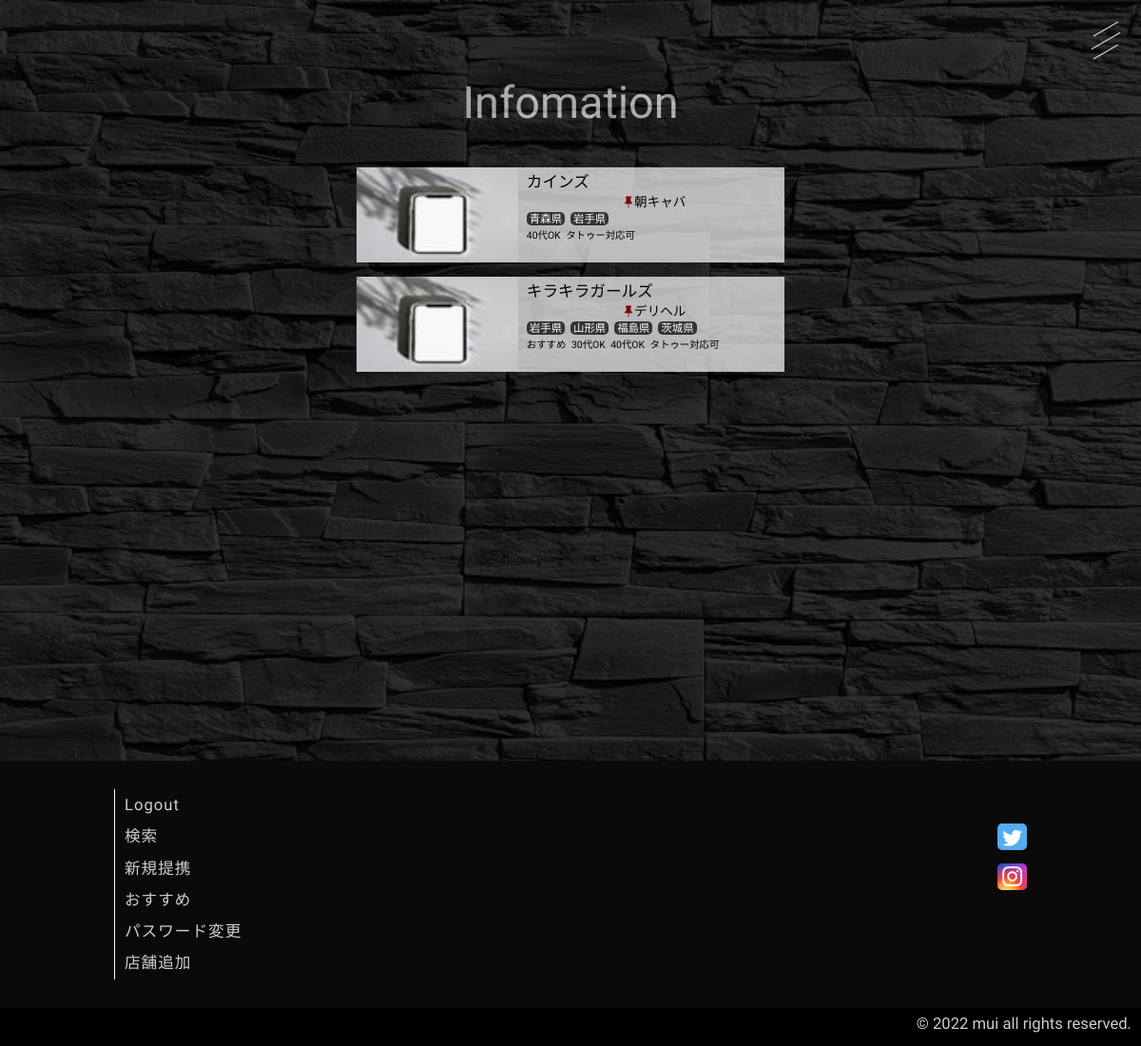
The page /info (signed in) on the database as committed earlier.
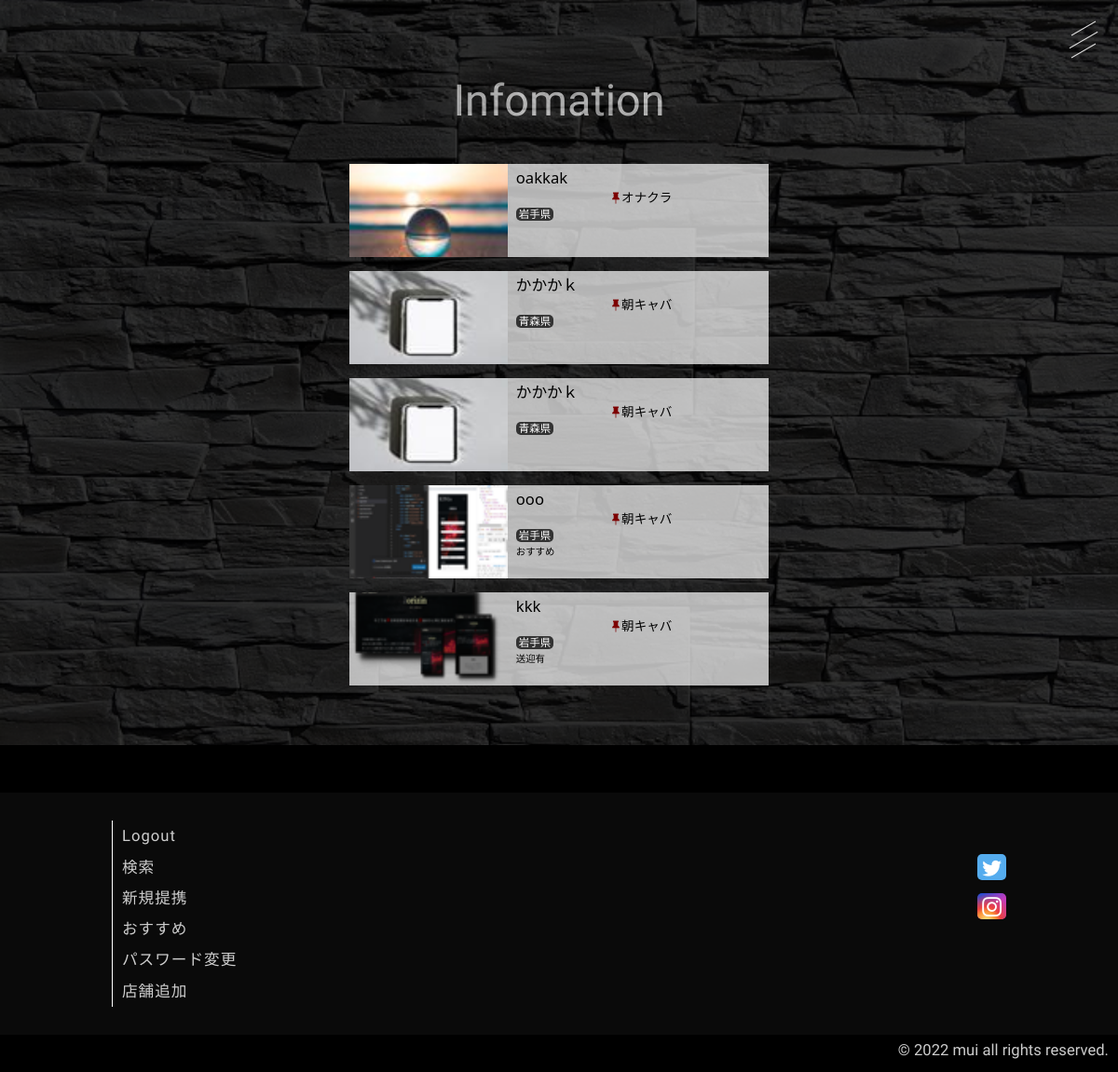
The same page on the database as committed later.
### app.py (models this page shows)
class Store(db.Model):
    __tablename__ = 'stores'
    id = db.Column(db.Integer, primary_key=True)
    name = db.Column(db.String(50), nullable=False)
    industry = db.Column(db.String(20), nullable=False)
    rank = db.Column(db.String(15), nullable=False)
    pref = db.Column(db.String(200), nullable=False)
    area = db.Column(db.String(100))
    store_area = db.Column(db.String(200))
    station = db.Column(db.String(200))
    time = db.Column(db.String(50))
    concept = db.Column(db.String(50))
    age = db.Column(db.String(100))
    salary = db.Column(db.String(400), nullable=False)
    nomination = db.Column(db.String(50))
    guarantee = db.Column(db.String(50))
    face = db.Column(db.String(20))
    dormitory = db.Column(db.String(20))
    sundry = db.Column(db.String(50))
    back = db.Column(db.String(20))
    remark = db.Column(db.String(400))
    store_tag = db.Column(db.String(100))
    search_tag = db.Column(db.String(100))
    created_at = db.Column(db.DateTime, default=datetime.now(pytz.timezone('Asia/Tokyo')))
    store_img = db.Column(db.String(200))

### app.py (the view)
@app.route("/info", methods=['GET'])
@login_required
def info():
    err_msg = "店舗を登録してください"
    store_all = Store.query.order_by(Store.created_at.desc()).limit(5).all()
    return render_template('auth/info.html', err_msg = err_msg, store_all = store_all)

### app.py (called while the page is built)
@login_manager.user_loader
def load_user(user_id):
    return User.query.get(int(user_id))

### templates/auth/info.html (shortened to what this page needs)
{% extends "base.html" %}
{% block header %}
    <div class="burger_btn">
        <span class="bar bar_top"></span>
        <span class="bar bar_mid"></span>
        <span class="bar bar_bottom"></span>
    </div>
{% endblock %}
{% block content %}
{% if not store_all %}
    <div class="search">
        <img src="{{url_for('static', filename='outputs/storeParam(3).jpg')}}" alt="" class="post_img">
        <div class="err_wrapper">
            <h1>No Data</h1>
            <p class="err_msg">＊{{ err_msg }}</p>
            <a href="{{url_for('search')}}" class="err_link">検索ページにジャンプ</a>
        </div>
    </div>
{% else %}
    <div class="search">
        <img src="{{url_for('static', filename='outputs/storeParam(3).jpg')}}" alt="" class="post_img">
        <h1 class="search_title">Infomation</h1>
        <div class="search_post">
            {% for store in store_all %}
            <article class="article_items">
                <a href="{{store.id}}/detail" class="store">
                    <img src="{{url_for('static', filename=store.store_img)}}" alt="" class="store_img">
                    <div class="store_info">
                        <h2 class="name">{{ store.name }}</h2>
                        <p class="industry"><span class="industry_icon bi bi-pin-fill"></span>{{ store.industry }}</p>
                        <p class="pref">
                            {% set list1 = store.pref.split(',') %}
                            {% for pref in list1 %}
                                <span class="pref_text">{{ pref }}</span>
                            {% endfor %}
                        </p>
                        <p class="tag">
                            {% set list3 = store.store_tag.split(',') %}
                            {% for store_tag in list3 %}
                                <span class="tag_text">{{ store_tag }}</span>
                            {% endfor %}
                        </p>
                    </div>
                </a>
            </article>
            {% endfor %}
        </div>
    </div>
{% endif %}
{% endblock %}
{% block footer %}
    <div class="footer_contents">
        <div class="footer_items">
            <a href="{{url_for('logout')}}">Logout</a>
            <a href="{{url_for('search')}}">検索</a>
            <a href="{{url_for('info')}}">新規提携</a>
            <a href="{{url_for('favorite')}}">おすすめ</a>
            {% if current_user.id == 1 %}
                <a href="{{url_for('edit')}}">パスワード変更</a>
                <a href="{{url_for('create')}}">店舗追加</a>
            {% endif %}
        </div>
        <div class="sns_items">
            <a href="" class="sns_link"><span class="sns_icon bi bi-twitter"></span></a>
            <a href="" class="sns_link"><span class="sns_icon bi bi-instagram"></span></a>
        </div>
    </div>
    <div class="copy_right">
        <p>© 2022 mui all rights reserved.</p>
    </div>
{% endblock %}

Rows that differ between the two databases and show on the page:
no longer on this page (row unchanged): Store: store_img (picture), name "カインズ", industry "朝キャバ", list1 "青森県" "岩手県", list3 "40代OK" "タトゥー対応可", shown under "Infomation"
no longer on this page (row edited): Store: store_img (picture), name "キラキラガールズ", industry "デリヘル", list1 "岩手県" "山形県" "福島県" "茨城県", list3 "おすすめ" "30代OK" "40代OK" "タトゥー対応可", shown under "Infomation"
added Store: store_img (picture), name "oakkak", industry "オナクラ", pref "岩手県"
added Store: store_img (picture), name "かかかｋ", industry "朝キャバ", pref "青森県"
added Store: store_img (picture), name "かかかｋ", industry "朝キャバ", pref "青森県"
added Store: store_img (picture), name "ooo", industry "朝キャバ", pref "岩手県", store_tag "おすすめ"
added Store: store_img (picture), name "kkk", industry "朝キャバ", pref "岩手県", store_tag "送迎有"
